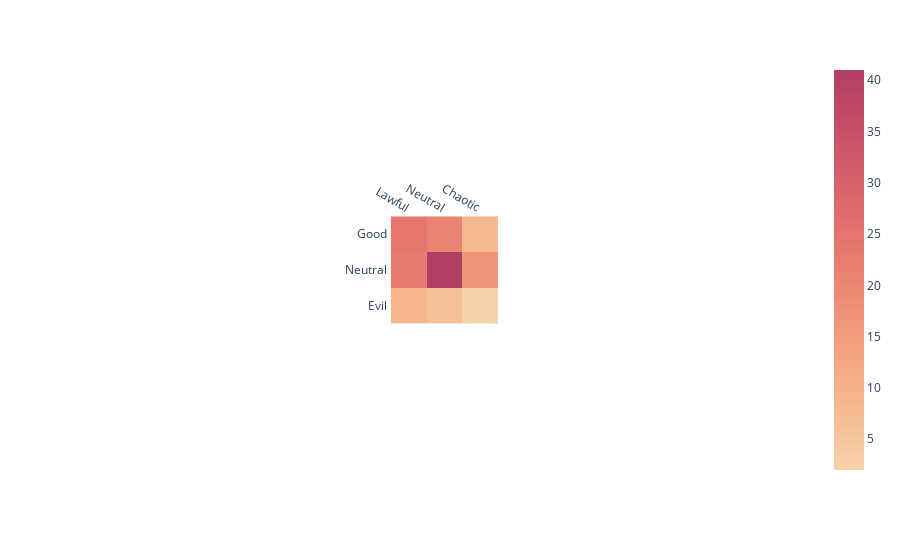

Write notebook code for a chart like this one.
### Code cell
import plotly.express as px
import pandas as pd
import plotly.express as px
import numpy as np
pd.set_option("mode.chained_assignment", None)
import ipywidgets as widgets
from ipywidgets import HBox, VBox
import numpy as np
import matplotlib.pyplot as plt
from IPython.display import display

%matplotlib inline
%run ~/Data/Core.ipynb

Process_GA()

TAL = pd.read_csv('/home/jovyan/Data/Alignment.csv')

data=[[TAL.at[0,'Count'], TAL.at[1,'Count'], TAL.at[2,'Count']],
      [TAL.at[3,'Count'], TAL.at[4,'Count'], TAL.at[5,'Count']],
      [TAL.at[6,'Count'], TAL.at[7,'Count'], TAL.at[8,'Count']]]

fig = px.imshow(data,
                x=['Lawful', 'Neutral', 'Chaotic'],
                y=['Good ', 'Neutral ', 'Evil '],
                color_continuous_scale='Redor'
               )
fig.update_xaxes(side="top")
fig.show()

### Figure 1 — Plotly figure (JSON) as saved in the notebook; plotly's stock layout.template omitted (floating-point values rounded to 4 significant figures)
{"data": [{"coloraxis": "coloraxis", "name": "0", "x": ["Lawful", "Neutral", "Chaotic"], "y": ["Good ", "Neutral ", "Evil "], "z": [[24, 21, 8], [23, 41, 17], [9, 6, 2]], "type": "heatmap", "xaxis": "x", "yaxis": "y", "hovertemplate": "x: %{x}<br>y: %{y}<br>color: %{z}<extra></extra>"}], "layout": {"xaxis": {"anchor": "y", "domain": [0.4264, 0.5736], "scaleanchor": "y", "constrain": "domain", "side": "top", "type": "category", "range": [-0.5, 2.5], "autorange": true}, "yaxis": {"anchor": "x", "domain": [0, 1], "autorange": true, "constrain": "domain", "type": "category", "range": [2.5, -0.5]}, "coloraxis": {"colorscale": [[0, "rgb(246, 210, 169)"], [0.1667, "rgb(245, 183, 142)"], [0.3333, "rgb(241, 156, 124)"], [0.5, "rgb(234, 129, 113)"], [0.6667, "rgb(221, 104, 108)"], [0.8333, "rgb(202, 82, 104)"], [1, "rgb(177, 63, 100)"]]}, "margin": {"t": 60}, "autosize": true}}
